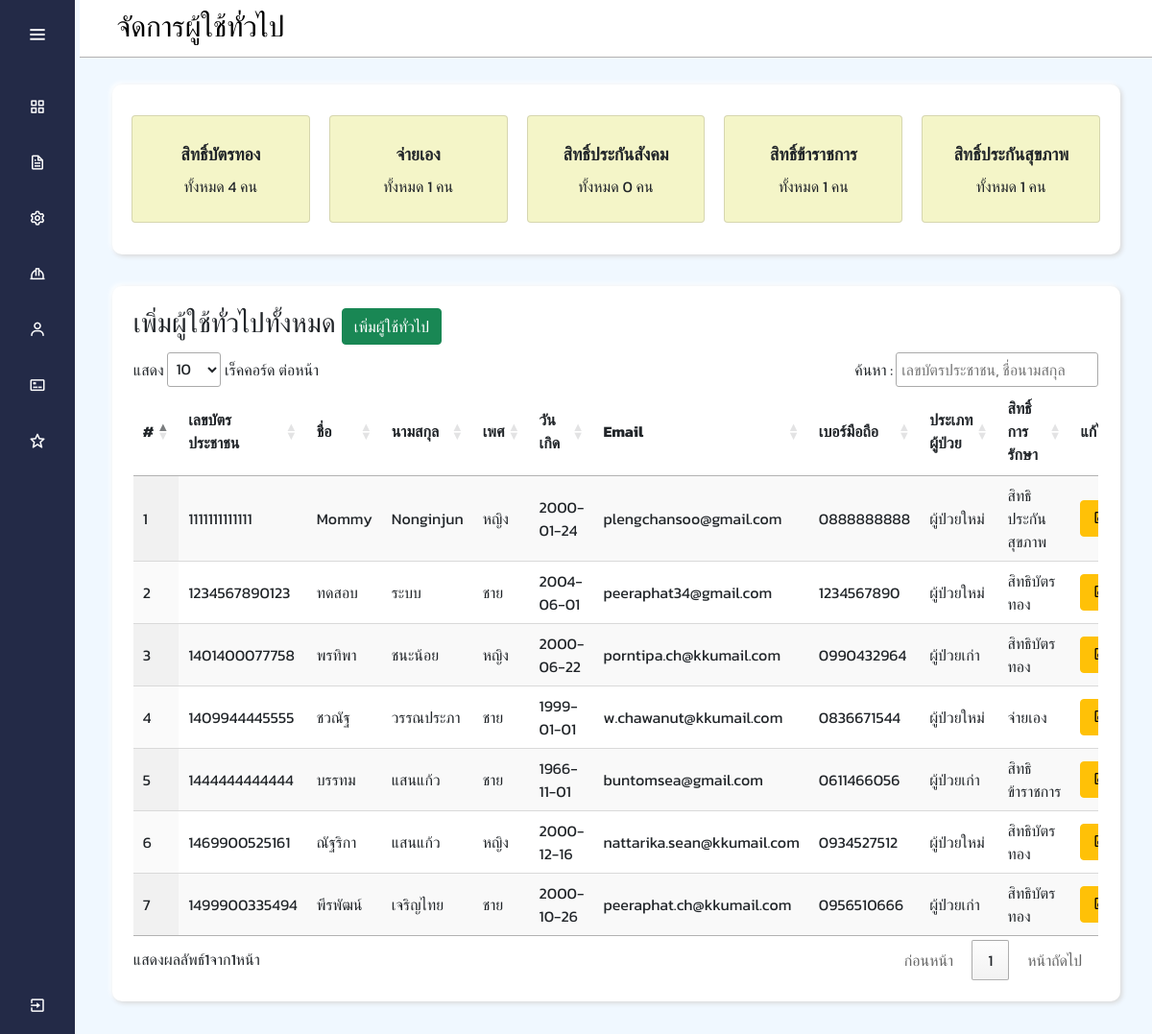
The page /admin/persons.php on the database its author committed.
### tables this page shows
CREATE TABLE `persons` (
  `ps_idCard` varchar(13) NOT NULL,
  `ps_Fname` varchar(45) NOT NULL,
  `ps_Lname` varchar(45) NOT NULL,
  `ps_gender` varchar(45) NOT NULL,
  `ps_birthday` date NOT NULL,
  `ps_email` varchar(45) NOT NULL,
  `ps_tel` varchar(10) NOT NULL,
  `ps_password` varchar(999) NOT NULL,
  `ty_id` int(1) NOT NULL,
  `rt_id` int(1) NOT NULL,
  `ps_otp` varchar(11) NOT NULL,
  `lineId` varchar(99) NOT NULL
);

CREATE TABLE `type` (
  `ty_id` int(1) NOT NULL,
  `ty_name` varchar(45) NOT NULL
);

CREATE TABLE `right_to_treatment` (
  `rt_id` int(11) NOT NULL,
  `rt_name` varchar(40) NOT NULL
);

### admin/persons.php (the view, shortened to what this page needs)
<!DOCTYPE html>
<html lang="en">
<head>
    <link rel="stylesheet" type="text/css" href="../assets/css/admin_staff.css">
    <link href="https://cdn.jsdelivr.net/npm/bootstrap@5.0.2/dist/css/bootstrap.min.css" rel="stylesheet">
    <link rel="stylesheet" type="text/css" href="https://cdn.datatables.net/1.10.21/css/jquery.dataTables.min.css" />
</head>
<body>
    <?php
    include "./menu.php";
    include "../connectDB/connectDB.php";
    ?>
    <section class="home-section">
        <div class="top-con">
            <p>จัดการผู้ใช้ทั่วไป</p>
        </div>
        <div class="con">
            <div class="row">
                <?php
                $sql_rt1 = "SELECT * FROM `persons` WHERE `rt_id` ='1'";
                $rs_rt1 = mysqli_query($conn,$sql_rt1);
                $sum1 = mysqli_num_rows($rs_rt1);
                $sql_rt2 = "SELECT * FROM `persons` WHERE `rt_id` ='2'";
                $rs_rt2 = mysqli_query($conn,$sql_rt2);
                $sum2 = mysqli_num_rows($rs_rt2);
                $sql_rt3 = "SELECT * FROM `persons` WHERE `rt_id` ='3'";
                $rs_rt3 = mysqli_query($conn,$sql_rt3);
                $sum3 = mysqli_num_rows($rs_rt3);
                $sql_rt4 = "SELECT * FROM `persons` WHERE `rt_id` ='4'";
                $rs_rt4 = mysqli_query($conn,$sql_rt4);
                $sum4 = mysqli_num_rows($rs_rt4);
                $sql_rt5 = "SELECT * FROM `persons` WHERE `rt_id` ='5'";
                $rs_rt5 = mysqli_query($conn,$sql_rt5);
                $sum5 = mysqli_num_rows($rs_rt5);
                ?>
                <div class="col col-xs-4 rt">
                    <div class="card" style="width: 15rem;">
                        <div class="card-body">
                            <p class="card-title text-center">สิทธิ์บัตรทอง</p>
                            <p class="card-text text-center">ทั้งหมด <?php echo $sum1 ?> คน</p>
                        </div>
                    </div>
                </div>
                <div class="col col-xs-4 rt">
                    <div class="card" style="width: 15rem;">
                        <div class="card-body">
                            <p class="card-title text-center">จ่ายเอง</p>
                            <p class="card-text text-center">ทั้งหมด <?php echo $sum2 ?> คน</p>
                        </div>
                    </div>
                </div>
                <div class="col col-xs-4 rt">
                    <div class="card" style="width: 15rem;">
                        <div class="card-body">
                            <p class="card-title text-center">สิทธิ์ประกันสังคม</p>
                            <p class="card-text text-center">ทั้งหมด <?php echo $sum3 ?> คน</p>
                        </div>
                    </div>
                </div>
                <div class="col rt">
                    <div class="card" style="width: 15rem;">
                        <div class="card-body">
                            <p class="card-title text-center">สิทธิ์ข้าราชการ</p>
                            <p class="card-text text-center">ทั้งหมด <?php echo $sum4 ?> คน</p>
                        </div>
                    </div>
                </div>
                <div class="col rt">
                    <div class="card" style="width: 15rem;">
                        <div class="card-body">
                            <p class="card-title text-center">สิทธิ์ประกันสุขภาพ</p>
                            <p class="card-text text-center">ทั้งหมด <?php echo $sum5 ?> คน</p>
                        </div>
                    </div>
                </div>
            </div>
        </div>
        <div class="con">
            <h3>เพิ่มผู้ใช้ทั่วไปทั้งหมด
                <button type="button" class="btn btn-success" data-bs-toggle='modal' data-bs-target="#insertModal">
                    เพิ่มผู้ใช้ทั่วไป
                </button>
            </h3>
            <div class="table-responsive">
                <table id="myTable" class="display" style="width: 100%;">
                    <thead>
                        <tr>
                            <th>#</th>
                            <th>เลขบัตรประชาชน</th>
                            <th>ชื่อ</th>
                            <th>นามสกุล</th>
                            <th>เพศ</th>
                            <th>วันเกิด</th>
                            <th>Email</th>
                            <th>เบอร์มือถือ</th>
                            <th>ประเภทผู้ป่วย</th>
                            <th>สิทธิ์การรักษา</th>
                            <th>แก้ไข</th>
                        </tr>
                    </thead>
                    <tbody>
                        <form method="post">
                            <?php
                            include "../connectDB/connectDB.php";
                            $i = 1;
                            $sql = "SELECT
                            persons.ps_idCard,
                            persons.ps_Fname,
                            persons.ps_Lname,
                            persons.ps_gender,
                            persons.ps_birthday,
                            persons.ps_email,
                            persons.ps_tel,
                            type.ty_name,
                            right_to_treatment.rt_name
                            FROM persons
                            JOIN type ON persons.ty_id = type.ty_id
                            JOIN right_to_treatment ON persons.rt_id = right_to_treatment.rt_id;
                            ";
                            $rs = mysqli_query($conn, $sql);
                            while ($row = mysqli_fetch_row($rs)) {
                                echo "<tr>
                                    <td>$i</td>
                                    <td>$row[0]</td>
                                    <td>$row[1]</td>
                                    <td>$row[2]</td>
                                    <td>$row[3]</td>
                                    <td>$row[4]</td>
                                    <td>$row[5]</td>
                                    <td>$row[6]</td>
                                    <td>$row[7]</td>
                                    <td>$row[8]</td>
                            "
                            ?>
                                <td>
                                    <a href='./edit_persons.php?id=<?php echo $row[0] ?>'>
                                        <button type='button' class='btn btn-warning edit_btn' style='margin-right: 5px;'>
                                            <i class='bx bx-edit'></i>
                                        </button>
                                    </a>
                                </td>
                            <?php
                                echo "</tr>";
                                $i++;
                            }
                            ?>
                        </form>
                    </tbody>
                </table>
            </div>
        </div>
    </section>
</body>
</html>

### assets/css/admin_staff.css (style rules this page uses)
.home-section .con .row .rt .card { background-color: rgb(244, 245, 200); width: 100% !important; height: 7rem; padding-top:10px; }
.home-section .con .row .rt, .home-section .con .row .dep { padding: 10px; }
.card-title { font-size: 18px; font-weight: 700; }

### assets/css/admin_menu.css (style rules this page uses)
* { margin: 0; padding: 0; box-sizing: border-box; font-family: 'Kanit', sans-serif; }
body { background-color: aliceblue; }
.home-section { position: relative; min-height: 100vh; left: 83px; width: calc(100% - 83px); transition: all 0.5s ease; }
.home-section .top-con { height: 60px; margin-bottom: 2.5%; padding-bottom: 50px; background-color: #fff; border-bottom: solid 1px rgb(179, 177, 177); }
.home-section .top-con p { display: inline-block; color: black; font-size: 30px; font-weight: 300; margin-left: 3%; padding: 5px; }
.con { padding: 2%; margin: 1% 3% 3% 3% !important; border-radius: 10px; background-color: #fff; box-shadow: 2px 2px 5px #d9d9d9, -2px -2px 5px #ffffff !important; }

### rows shown on the page
persons: ps_idCard "1111111111111", ps_Fname "Mommy", ps_Lname "Nonginjun", ps_gender "หญิง", ps_birthday "2000-01-24", ps_email "plengchansoo@gmail.com", ps_tel "0888888888", ty.ty_name "ผู้ป่วยใหม่", rt.rt_name "สิทธิประกันสุขภาพ"
persons: ps_idCard "1234567890123", ps_Fname "ทดสอบ", ps_Lname "ระบบ", ps_gender "ชาย", ps_birthday "2004-06-01", ps_email "peeraphat34@gmail.com", ps_tel "1234567890", ty.ty_name "ผู้ป่วยใหม่", rt.rt_name "สิทธิบัตรทอง"
persons: ps_idCard "1401400077758", ps_Fname "พรทิพา", ps_Lname "ชนะน้อย", ps_gender "หญิง", ps_birthday "2000-06-22", ps_email "porntipa.ch@kkumail.com", ps_tel "0990432964", ty.ty_name "ผู้ป่วยเก่า", rt.rt_name "สิทธิบัตรทอง"
persons: ps_idCard "1409944445555", ps_Fname "ชวณัฐ", ps_Lname "วรรณประภา", ps_gender "ชาย", ps_birthday "1999-01-01", ps_email "w.chawanut@kkumail.com", ps_tel "0836671544", ty.ty_name "ผู้ป่วยใหม่", rt.rt_name "จ่ายเอง"
persons: ps_idCard "1444444444444", ps_Fname "บรรทม", ps_Lname "แสนแก้ว", ps_gender "ชาย", ps_birthday "1966-11-01", ps_email "buntomsea@gmail.com", ps_tel "0611466056", ty.ty_name "ผู้ป่วยเก่า", rt.rt_name "สิทธิข้าราชการ"
persons: ps_idCard "1469900525161", ps_Fname "ณัฐริกา", ps_Lname "แสนแก้ว", ps_gender "หญิง", ps_birthday "2000-12-16", ps_email "nattarika.sean@kkumail.com", ps_tel "0934527512", ty.ty_name "ผู้ป่วยใหม่", rt.rt_name "สิทธิบัตรทอง"
persons: ps_idCard "1499900335494", ps_Fname "พีรพัฒน์", ps_Lname "เจริญไทย", ps_gender "ชาย", ps_birthday "2000-10-26", ps_email "peeraphat.ch@kkumail.com", ps_tel "0956510666", ty.ty_name "ผู้ป่วยเก่า", rt.rt_name "สิทธิบัตรทอง"

### other values the page prints
$sum1 "4"
$sum2 "1"
$sum3 "0"
$sum4 "1"
$sum5 "1"
